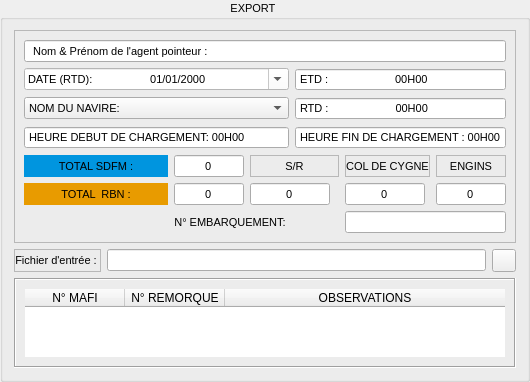
                  <widget class="QGroupBox" name="groupBox_3">
                   <property name="font">
                    <font>
                     <family>MS Shell Dlg 2</family>
                     <pointsize>8</pointsize>
                    </font>
                   </property>
                   <property name="title">
                    <string>                            EXPORT                                    </string>
                   </property>
                   <property name="alignment">
                    <set>Qt::AlignCenter</set>
                   </property>
                   <property name="flat">
                    <bool>false</bool>
                   </property>
                   <property name="checkable">
                    <bool>false</bool>
                   </property>
                   <layout class="QGridLayout" name="gridLayout_6">
                    <item row="0" column="0" colspan="3">
                     <widget class="QFrame" name="frame_2">
                      <property name="maximumSize">
                       <size>
                        <width>16777215</width>
                        <height>245</height>
                       </size>
                      </property>
                      <property name="font">
                       <font>
                        <family>MS Shell Dlg 2</family>
                        <pointsize>8</pointsize>
                       </font>
                      </property>
                      <property name="frameShape">
                       <enum>QFrame::StyledPanel</enum>
                      </property>
                      <property name="frameShadow">
                       <enum>QFrame::Sunken</enum>
                      </property>
                      <layout class="QGridLayout" name="gridLayout_2">
                       <item row="4" column="0">
                        <widget class="QLabel" name="label_16">
                         <property name="styleSheet">
                          <string notr="true">background-color: rgb(0, 149, 223);</string>
                         </property>
                         <property name="text">
                          <string>TOTAL SDFM :</string>
                         </property>
                         <property name="alignment">
                          <set>Qt::AlignCenter</set>
                         </property>
                        </widget>
                       </item>
                       <item row="0" column="0" colspan="6">
                        <widget class="QLineEdit" name="lineEdit_10">
                         <property name="font">
                          <font>
                           <family>MS Shell Dlg 2</family>
                           <pointsize>8</pointsize>
                          </font>
                         </property>
                         <property name="text">
                          <string>  Nom &amp; Prénom de l'agent pointeur :  </string>
                         </property>
                         <property name="alignment">
                          <set>Qt::AlignLeading|Qt::AlignLeft|Qt::AlignVCenter</set>
                         </property>
                        </widget>
                       </item>
                       <item row="3" column="0" colspan="3">
                        <widget class="QTimeEdit" name="timeEdit_9">
                         <property name="alignment">
                          <set>Qt::AlignLeading|Qt::AlignLeft|Qt::AlignVCenter</set>
                         </property>
                         <property name="buttonSymbols">
                          <enum>QAbstractSpinBox::NoButtons</enum>
                         </property>
                         <property name="accelerated">
                          <bool>false</bool>
                         </property>
                         <property name="correctionMode">
                          <enum>QAbstractSpinBox::CorrectToNearestValue</enum>
                         </property>
                         <property name="showGroupSeparator" stdset="0">
                          <bool>false</bool>
                         </property>
                         <property name="currentSection">
                          <enum>QDateTimeEdit::NoSection</enum>
                         </property>
                         <property name="displayFormat">
                          <string>'HEURE DEBUT DE CHARGEMENT: 'HH'H'mm</string>
                         </property>
                         <property name="calendarPopup">
                          <bool>false</bool>
                         </property>
                        </widget>
                       </item>
                       <item row="2" column="3" colspan="3">
                        <widget class="QTimeEdit" name="timeEdit_11">
                         <property name="alignment">
                          <set>Qt::AlignLeading|Qt::AlignLeft|Qt::AlignVCenter</set>
                         </property>
                         <property name="buttonSymbols">
                          <enum>QAbstractSpinBox::NoButtons</enum>
                         </property>
                         <property name="accelerated">
                          <bool>false</bool>
                         </property>
                         <property name="correctionMode">
                          <enum>QAbstractSpinBox::CorrectToNearestValue</enum>
                         </property>
                         <property name="showGroupSeparator" stdset="0">
                          <bool>false</bool>
                         </property>
                         <property name="currentSection">
                          <enum>QDateTimeEdit::NoSection</enum>
                         </property>
                         <property name="displayFormat">
                          <string>'RTD :'                      HH'H'mm</string>
                         </property>
                         <property name="calendarPopup">
                          <bool>false</bool>
                         </property>
                        </widget>
                       </item>
                       <item row="2" column="0" colspan="3">
                        <widget class="QComboBox" name="comboBox_2">
                         <property name="minimumSize">
                          <size>
                           <width>0</width>
                           <height>22</height>
                          </size>
                         </property>
                         <property name="font">
                          <font>
                           <family>MS Shell Dlg 2</family>
                           <pointsize>8</pointsize>
                          </font>
                         </property>
                         <property name="maxVisibleItems">
                          <number>22</number>
                         </property>
                         <property name="insertPolicy">
                          <enum>QComboBox::InsertAfterCurrent</enum>
                         </property>
                         <item>
                          <property name="text">
                           <string>NOM DU NAVIRE:</string>
                          </property>
                          <property name="icon">
                           <iconset>
                            <normaloff>../img/navire.png</normaloff>../img/navire.png</iconset>
                          </property>
                         </item>
                        </widget>
                       </item>
                       <item row="6" column="1" colspan="2">
                        <widget class="QLabel" name="label_3">
                         <property name="text">
                          <string>N° EMBARQUEMENT: </string>
                         </property>
                         <property name="alignment">
                          <set>Qt::AlignCenter</set>
                         </property>
                        </widget>
                       </item>
                       <item row="4" column="2" colspan="2">
                        <widget class="QLabel" name="label_14">
                         <property name="frameShape">
                          <enum>QFrame::StyledPanel</enum>
                         </property>
                         <property name="text">
                          <string>S/R</string>
                         </property>
                         <property name="alignment">
                          <set>Qt::AlignCenter</set>
                         </property>
                        </widget>
                       </item>
                       <item row="1" column="0" colspan="3">
                        <widget class="QDateEdit" name="dateEdit_3">
                         <property name="font">
                          <font>
                           <family>MS Shell Dlg 2</family>
                           <pointsize>8</pointsize>
                          </font>
                         </property>
                         <property name="styleSheet">
                          <string notr="true">background-color: rgb(255, 255, 255);
color: rgb(0, 0, 0);</string>
                         </property>
                         <property name="alignment">
                          <set>Qt::AlignLeading|Qt::AlignLeft|Qt::AlignVCenter</set>
                         </property>
                         <property name="displayFormat">
                          <string>'DATE (RTD): '                  dd/MM/yyyy</string>
                         </property>
                         <property name="calendarPopup">
                          <bool>true</bool>
                         </property>
                        </widget>
                       </item>
                       <item row="1" column="3" colspan="3">
                        <widget class="QTimeEdit" name="timeEdit_8">
                         <property name="alignment">
                          <set>Qt::AlignLeading|Qt::AlignLeft|Qt::AlignVCenter</set>
                         </property>
                         <property name="buttonSymbols">
                          <enum>QAbstractSpinBox::NoButtons</enum>
                         </property>
                         <property name="accelerated">
                          <bool>false</bool>
                         </property>
                         <property name="correctionMode">
                          <enum>QAbstractSpinBox::CorrectToNearestValue</enum>
                         </property>
                         <property name="showGroupSeparator" stdset="0">
                          <bool>false</bool>
                         </property>
                         <property name="currentSection">
                          <enum>QDateTimeEdit::NoSection</enum>
                         </property>
                         <property name="displayFormat">
                          <string>'ETD :'                      HH'H'mm</string>
                         </property>
                         <property name="calendarPopup">
                          <bool>false</bool>
                         </property>
                        </widget>
                       </item>
                       <item row="5" column="2" colspan="2">
                        <widget class="QLineEdit" name="lineEdit_11">
                         <property name="minimumSize">
                          <size>
                           <width>80</width>
                           <height>0</height>
                          </size>
                         </property>
                         <property name="maximumSize">
                          <size>
                           <width>80</width>
                           <height>16777215</height>
                          </size>
                         </property>
                         <property name="text">
                          <string>0</string>
                         </property>
                         <property name="alignment">
                          <set>Qt::AlignCenter</set>
                         </property>
                         <property name="readOnly">
                          <bool>false</bool>
                         </property>
                        </widget>
                       </item>
                       <item row="5" column="1">
                        <widget class="QLineEdit" name="lineEdit_13">
                         <property name="minimumSize">
                          <size>
                           <width>70</width>
                           <height>0</height>
                          </size>
                         </property>
                         <property name="maximumSize">
                          <size>
                           <width>70</width>
                           <height>16777215</height>
                          </size>
                         </property>
                         <property name="text">
                          <string>0</string>
                         </property>
                         <property name="alignment">
                          <set>Qt::AlignCenter</set>
                         </property>
                         <property name="readOnly">
                          <bool>false</bool>
                         </property>
                        </widget>
                       </item>
                       <item row="6" column="0">
                        <spacer name="horizontalSpacer_2">
                         <property name="orientation">
                          <enum>Qt::Horizontal</enum>
                         </property>
                         <property name="sizeHint" stdset="0">
                          <size>
                           <width>66</width>
                           <height>20</height>
                          </size>
                         </property>
                        </spacer>
                       </item>
                       <item row="4" column="4">
                        <widget class="QLabel" name="label_13">
                         <property name="frameShape">
                          <enum>QFrame::StyledPanel</enum>
                         </property>
                         <property name="text">
                          <string>COL DE CYGNE</string>
                         </property>
                         <property name="alignment">
                          <set>Qt::AlignCenter</set>
                         </property>
                        </widget>
                       </item>
                       <item row="4" column="1">
                        <widget class="QLineEdit" name="lineEdit_12">
                         <property name="minimumSize">
                          <size>
                           <width>70</width>
                           <height>0</height>
                          </size>
                         </property>
                         <property name="maximumSize">
                          <size>
                           <width>70</width>
                           <height>16777215</height>
                          </size>
                         </property>
                         <property name="text">
                          <string>0</string>
                         </property>
                         <property name="alignment">
                          <set>Qt::AlignCenter</set>
                         </property>
                         <property name="readOnly">
                          <bool>false</bool>
                         </property>
                        </widget>
                       </item>
                       <item row="5" column="0">
                        <widget class="QLabel" name="label_21">
                         <property name="styleSheet">
                          <string notr="true">background-color: rgb(232, 155, 0);</string>
                         </property>
                         <property name="text">
                          <string>TOTAL  RBN :</string>
                         </property>
                         <property name="alignment">
                          <set>Qt::AlignCenter</set>
                         </property>
                        </widget>
                       </item>
                       <item row="4" column="5">
                        <widget class="QLabel" name="label_15">
                         <property name="frameShape">
                          <enum>QFrame::StyledPanel</enum>
                         </property>
                         <property name="text">
                          <string>ENGINS</string>
                         </property>
                         <property name="alignment">
                          <set>Qt::AlignCenter</set>
                         </property>
                        </widget>
                       </item>
                       <item row="3" column="3" colspan="3">
                        <widget class="QTimeEdit" name="timeEdit_10">
                         <property name="alignment">
                          <set>Qt::AlignLeading|Qt::AlignLeft|Qt::AlignVCenter</set>
                         </property>
                         <property name="buttonSymbols">
                          <enum>QAbstractSpinBox::NoButtons</enum>
                         </property>
                         <property name="accelerated">
                          <bool>false</bool>
                         </property>
                         <property name="correctionMode">
                          <enum>QAbstractSpinBox::CorrectToNearestValue</enum>
                         </property>
                         <property name="showGroupSeparator" stdset="0">
                          <bool>false</bool>
                         </property>
                         <property name="currentSection">
                          <enum>QDateTimeEdit::NoSection</enum>
                         </property>
                         <property name="displayFormat">
                          <string>'HEURE FIN DE CHARGEMENT :' HH'H'mm</string>
                         </property>
                         <property name="calendarPopup">
                          <bool>false</bool>
                         </property>
                        </widget>
                       </item>
                       <item row="5" column="4">
                        <widget class="QLineEdit" name="lineEdit_9">
                         <property name="minimumSize">
                          <size>
                           <width>80</width>
                           <height>0</height>
                          </size>
                         </property>
                         <property name="maximumSize">
                          <size>
                           <width>80</width>
                           <height>16777215</height>
                          </size>
                         </property>
                         <property name="text">
                          <string>0</string>
                         </property>
                         <property name="alignment">
                          <set>Qt::AlignCenter</set>
                         </property>
                         <property name="readOnly">
                          <bool>false</bool>
                         </property>
                        </widget>
                       </item>
                       <item row="6" column="4" colspan="2">
                        <widget class="QLineEdit" name="lineEdit_17">
                         <property name="text">
                          <string/>
                         </property>
                        </widget>
                       </item>
                       <item row="5" column="5">
                        <widget class="QLineEdit" name="lineEdit_8">
                         <property name="minimumSize">
                          <size>
                           <width>70</width>
                           <height>0</height>
                          </size>
                         </property>
                         <property name="maximumSize">
                          <size>
                           <width>70</width>
                           <height>16777215</height>
                          </size>
                         </property>
                         <property name="text">
                          <string>0</string>
                         </property>
                         <property name="alignment">
                          <set>Qt::AlignCenter</set>
                         </property>
                         <property name="readOnly">
                          <bool>false</bool>
                         </property>
                        </widget>
                       </item>
                      </layout>
                     </widget>
                    </item>
                    <item row="1" column="0">
                     <widget class="QLabel" name="label_22">
                      <property name="font">
                       <font>
                        <family>MS Shell Dlg 2</family>
                        <pointsize>8</pointsize>
                       </font>
                      </property>
                      <property name="frameShape">
                       <enum>QFrame::StyledPanel</enum>
                      </property>
                      <property name="frameShadow">
                       <enum>QFrame::Raised</enum>
                      </property>
                      <property name="text">
                       <string>Fichier d'entrée : </string>
                      </property>
                      <property name="alignment">
                       <set>Qt::AlignCenter</set>
                      </property>
                     </widget>
                    </item>
                    <item row="1" column="1">
                     <widget class="QLineEdit" name="lineEdit_14">
                      <property name="alignment">
                       <set>Qt::AlignCenter</set>
                      </property>
                      <property name="readOnly">
                       <bool>true</bool>
                      </property>
                     </widget>
                    </item>
                    <item row="1" column="2">
                     <widget class="QToolButton" name="toolButton_2">
                      <property name="text">
                       <string/>
                      </property>
                      <property name="icon">
                       <iconset>
                        <normaloff>../img/exceller.png</normaloff>../img/exceller.png</iconset>
                      </property>
                     </widget>
                    </item>
                    <item row="2" column="0" colspan="3">
                     <widget class="QFrame" name="frame_7">
                      <property name="font">
                       <font>
                        <family>MS Shell Dlg 2</family>
                        <pointsize>7</pointsize>
                       </font>
                      </property>
                      <property name="styleSheet">
                       <string notr="true"/>
                      </property>
                      <property name="frameShape">
                       <enum>QFrame::Box</enum>
                      </property>
                      <property name="frameShadow">
                       <enum>QFrame::Sunken</enum>
                      </property>
                      <layout class="QGridLayout" name="gridLayout_4">
                       <item row="0" column="0">
                        <widget class="QTableWidget" name="tableWidget_2">
                         <property name="font">
                          <font>
                           <family>Segoe UI</family>
                           <pointsize>9</pointsize>
                           <weight>50</weight>
                           <bold>false</bold>
                          </font>
                         </property>
                         <property name="toolTip">
                          <string/>
                         </property>
                         <property name="layoutDirection">
                          <enum>Qt::LeftToRight</enum>
                         </property>
                         <property name="styleSheet">
                          <string notr="true">border-top-color: rgb(156, 154, 161);
border-right-color: rgb(255, 255, 127);
gridline-color: rgb(141, 141, 141);
selection-background-color: rgb(225, 0, 0);
alternate-background-color: rgb(255,248,220);</string>
                         </property>
                         <property name="locale">
                          <locale language="French" country="Morocco"/>
                         </property>
                         <property name="frameShape">
                          <enum>QFrame::NoFrame</enum>
                         </property>
                         <property name="frameShadow">
                          <enum>QFrame::Plain</enum>
                         </property>
                         <property name="lineWidth">
                          <number>0</number>
                         </property>
                         <property name="midLineWidth">
                          <number>0</number>
                         </property>
                         <property name="horizontalScrollBarPolicy">
                          <enum>Qt::ScrollBarAlwaysOff</enum>
                         </property>
                         <property name="sizeAdjustPolicy">
                          <enum>QAbstractScrollArea::AdjustToContentsOnFirstShow</enum>
                         </property>
                         <property name="dragEnabled">
                          <bool>false</bool>
                         </property>
                         <property name="defaultDropAction">
                          <enum>Qt::LinkAction</enum>
                         </property>
                         <property name="alternatingRowColors">
                          <bool>true</bool>
                         </property>
                         <property name="selectionMode">
                          <enum>QAbstractItemView::ExtendedSelection</enum>
                         </property>
                         <property name="gridStyle">
                          <enum>Qt::CustomDashLine</enum>
                         </property>
                         <property name="sortingEnabled">
                          <bool>true</bool>
                         </property>
                         <property name="rowCount">
                          <number>0</number>
                         </property>
                         <attribute name="horizontalHeaderShowSortIndicator" stdset="0">
                          <bool>true</bool>
                         </attribute>
                         <attribute name="horizontalHeaderStretchLastSection">
                          <bool>true</bool>
                         </attribute>
                         <attribute name="verticalHeaderCascadingSectionResizes">
                          <bool>false</bool>
                         </attribute>
                         <attribute name="verticalHeaderShowSortIndicator" stdset="0">
                          <bool>false</bool>
                         </attribute>
                         <attribute name="verticalHeaderStretchLastSection">
                          <bool>false</bool>
                         </attribute>
                         <column>
                          <property name="text">
                           <string>N° MAFI</string>
                          </property>
                          <property name="textAlignment">
                           <set>AlignCenter</set>
                          </property>
                         </column>
                         <column>
                          <property name="text">
                           <string>N° REMORQUE</string>
                          </property>
                         </column>
                         <column>
                          <property name="text">
                           <string>OBSERVATIONS</string>
                          </property>
                         </column>
                        </widget>
                       </item>
                      </layout>
                     </widget>
                    </item>
                   </layout>
                  </widget>
